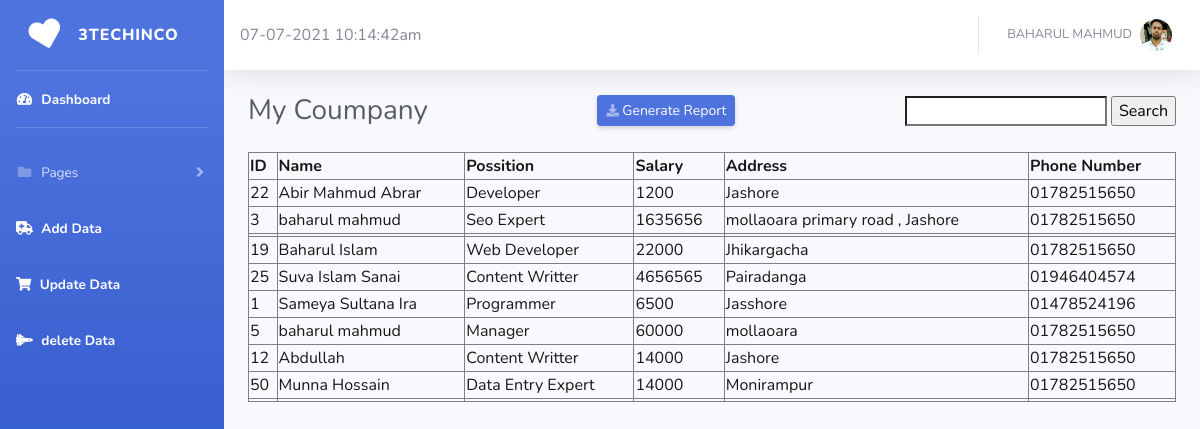
The page / on the database its author committed.
### tables this page shows
CREATE TABLE `members` (
  `memberID` int(11) NOT NULL,
  `name` varchar(200) DEFAULT NULL,
  `id` varchar(11) DEFAULT NULL,
  `possition` varchar(50) DEFAULT NULL,
  `salary` varchar(50) DEFAULT NULL,
  `address` varchar(50) DEFAULT NULL,
  `date` varchar(50) DEFAULT NULL,
  `taka` varchar(200) DEFAULT NULL,
  `phone_number` varchar(50) DEFAULT NULL,
  `username` varchar(255) NOT NULL,
  `password` varchar(255) NOT NULL,
  `email` varchar(255) NOT NULL,
  `active` varchar(255) NOT NULL,
  `resetToken` varchar(255) DEFAULT NULL,
  `resetComplete` varchar(3) DEFAULT 'No'
);

### index.php (the view)
<?php require('includes/config.php'); ?>
<?php require 'sidebar.php'; ?>
<?php require 'header.php'; ?>
                <div class="container-fluid">
                    <div class="d-sm-flex align-items-center justify-content-between mb-4">
                        <h1 class="h3 mb-0 text-gray-800"><center>My Coumpany</center></h1>
                        <a href="#" class="d-none d-sm-inline-block btn btn-sm btn-primary shadow-sm"><i
                                class="fas fa-download fa-sm text-white-50"></i> Generate Report</a>
                                    <form action="search.php" method="post">
                                            <input type="search" name="s">
                                            <input type="submit" name="save" value="Search">
                                    </form>
                </div>
<?php
    $query =  "SELECT * FROM members";
    $data = $db->query($query);
    echo '<table width="100%" border="1" cellpading="5" cellspacing="5" style="color:#171717">
        <tr>
            <th>ID</td>
            <th>Name</td>
            <th>Possition</td>
            <th>Salary</td>
            <th>Address</td>
            <th>Phone Number</td>
        </tr>';
    foreach($data as $row){
        echo '<tr>
                <td>'.$row["id"].'</td>
                <td>'.$row["name"].'</td>
                <td>'.$row["possition"].'</td>
                <td>'.$row["salary"].'</td>
                <td>'.$row["address"].'</td>
                <td>'.$row["phone_number"].'</td>
            </tr>';
    }
 ?>

### sidebar.php (shortened to what this page needs)
	<!DOCTYPE html>
<html lang="en">
<head>
    <link href="vendor/fontawesome-free/css/all.min.css" rel="stylesheet" type="text/css">
    <link href="css/sb-admin-2.min.css" rel="stylesheet">
</head>
<body id="page-top">
    <div id="wrapper">
        <ul class="navbar-nav bg-gradient-primary sidebar sidebar-dark accordion" id="accordionSidebar">
            <a class="sidebar-brand d-flex align-items-center justify-content-center" href="index.php">
                <div class="sidebar-brand-icon rotate-n-15">
                    <i class="fas fa-heart"></i>
                </div>
                <div class="sidebar-brand-text mx-3">3techinco</div>
            </a>
            <hr class="sidebar-divider my-0">
            <li class="nav-item active">
                <a class="nav-link" href="index.php">
                    <i class="fas fa-fw fa-tachometer-alt"></i>
                    <span>Dashboard</span></a>
            </li>
            <hr class="sidebar-divider">
            <li class="nav-item">
                <a class="nav-link collapsed" href="#" data-toggle="collapse" data-target="#collapsePages"
                    aria-expanded="true" aria-controls="collapsePages">
                    <i class="fas fa-fw fa-folder"></i>
                    <span>Pages</span>
                </a>
            </li>
            <li class="nav-item active">
                    <a class="nav-link" href=add_data.php>
                   <i class="fas fa-ambulance"></i>
                        <span>Add Data</span>
                    </a>
            </li>
               <li class="nav-item active">
                <a class="nav-link" href="edit.php">
             <i class="fas fa-shopping-cart"></i>
                    <span>Update Data</span>
                </a>
            </li>
               <li class="nav-item active">
                <a class="nav-link" href="delete.php">
              <i class="fas fa-space-shuttle"></i>
                    <span>delete Data</span>
                </a>
            </li>
        </ul>

### header.php (shortened to what this page needs)
<div id="content-wrapper" class="d-flex flex-column">
            <div id="content">
                <nav class="navbar navbar-expand navbar-light bg-white topbar mb-4 static-top shadow">
     <?php
            echo  date("d-m-Y h:i:sa");
         ?>
                    <ul class="navbar-nav ml-auto">
                        <li class="nav-item dropdown no-arrow">
                            <a class="nav-link dropdown-toggle" href="#" id="userDropdown" role="button"
                                data-toggle="dropdown" aria-haspopup="true" aria-expanded="false">
                                <span class="mr-2 d-none d-lg-inline text-gray-600 small">BAHARUL MAHMUD</span>
                                <img class="img-profile rounded-circle"
                                    src="img/1.png">
                            </a>
                        </li>
                    </ul>
                </nav>

### rows shown on the page
members: id "22", name "Abir Mahmud Abrar", possition "Developer", salary "1200", address "Jashore", phone_number "01782515650"
members: id "3", name "baharul mahmud", possition "Seo Expert", salary "1635656", address "mollaoara primary road , Jashore", phone_number "01782515650"
members: id "19", name "Baharul Islam", possition "Web Developer", salary "22000", address "Jhikargacha", phone_number "01782515650"
members: id "25", name "Suva Islam Sanai", possition "Content Writter", salary "4656565", address "Pairadanga", phone_number "01946404574"
members: id "1", name "Sameya Sultana Ira", possition "Programmer", salary "6500", address "Jasshore", phone_number "01478524196"
members: id "5", name "baharul mahmud", possition "Manager", salary "60000", address "mollaoara", phone_number "01782515650"
members: id "12", name "Abdullah", possition "Content Writter", salary "14000", address "Jashore", phone_number "01782515650"
members: id "50", name "Munna Hossain", possition "Data Entry Expert", salary "14000", address "Monirampur", phone_number "01782515650"
